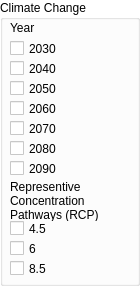
              <widget class="QGroupBox" name="groupBox_CC">
               <property name="palette">
                <palette>
                 <active>
                  <colorrole role="WindowText">
                   <brush brushstyle="SolidPattern">
                    <color alpha="255">
                     <red>0</red>
                     <green>0</green>
                     <blue>0</blue>
                    </color>
                   </brush>
                  </colorrole>
                  <colorrole role="Button">
                   <brush brushstyle="SolidPattern">
                    <color alpha="255">
                     <red>255</red>
                     <green>255</green>
                     <blue>255</blue>
                    </color>
                   </brush>
                  </colorrole>
                  <colorrole role="Light">
                   <brush brushstyle="SolidPattern">
                    <color alpha="255">
                     <red>255</red>
                     <green>255</green>
                     <blue>255</blue>
                    </color>
                   </brush>
                  </colorrole>
                  <colorrole role="Midlight">
                   <brush brushstyle="SolidPattern">
                    <color alpha="255">
                     <red>255</red>
                     <green>255</green>
                     <blue>255</blue>
                    </color>
                   </brush>
                  </colorrole>
                  <colorrole role="Dark">
                   <brush brushstyle="SolidPattern">
                    <color alpha="255">
                     <red>127</red>
                     <green>127</green>
                     <blue>127</blue>
                    </color>
                   </brush>
                  </colorrole>
                  <colorrole role="Mid">
                   <brush brushstyle="SolidPattern">
                    <color alpha="255">
                     <red>170</red>
                     <green>170</green>
                     <blue>170</blue>
                    </color>
                   </brush>
                  </colorrole>
                  <colorrole role="Text">
                   <brush brushstyle="SolidPattern">
                    <color alpha="255">
                     <red>0</red>
                     <green>0</green>
                     <blue>0</blue>
                    </color>
                   </brush>
                  </colorrole>
                  <colorrole role="BrightText">
                   <brush brushstyle="SolidPattern">
                    <color alpha="255">
                     <red>255</red>
                     <green>255</green>
                     <blue>255</blue>
                    </color>
                   </brush>
                  </colorrole>
                  <colorrole role="ButtonText">
                   <brush brushstyle="SolidPattern">
                    <color alpha="255">
                     <red>0</red>
                     <green>0</green>
                     <blue>0</blue>
                    </color>
                   </brush>
                  </colorrole>
                  <colorrole role="Base">
                   <brush brushstyle="SolidPattern">
                    <color alpha="255">
                     <red>255</red>
                     <green>255</green>
                     <blue>255</blue>
                    </color>
                   </brush>
                  </colorrole>
                  <colorrole role="Window">
                   <brush brushstyle="SolidPattern">
                    <color alpha="255">
                     <red>255</red>
                     <green>255</green>
                     <blue>255</blue>
                    </color>
                   </brush>
                  </colorrole>
                  <colorrole role="Shadow">
                   <brush brushstyle="SolidPattern">
                    <color alpha="255">
                     <red>0</red>
                     <green>0</green>
                     <blue>0</blue>
                    </color>
                   </brush>
                  </colorrole>
                  <colorrole role="AlternateBase">
                   <brush brushstyle="SolidPattern">
                    <color alpha="255">
                     <red>255</red>
                     <green>255</green>
                     <blue>255</blue>
                    </color>
                   </brush>
                  </colorrole>
                  <colorrole role="ToolTipBase">
                   <brush brushstyle="SolidPattern">
                    <color alpha="255">
                     <red>255</red>
                     <green>255</green>
                     <blue>220</blue>
                    </color>
                   </brush>
                  </colorrole>
                  <colorrole role="ToolTipText">
                   <brush brushstyle="SolidPattern">
                    <color alpha="255">
                     <red>0</red>
                     <green>0</green>
                     <blue>0</blue>
                    </color>
                   </brush>
                  </colorrole>
                 </active>
                 <inactive>
                  <colorrole role="WindowText">
                   <brush brushstyle="SolidPattern">
                    <color alpha="255">
                     <red>0</red>
                     <green>0</green>
                     <blue>0</blue>
                    </color>
                   </brush>
                  </colorrole>
                  <colorrole role="Button">
                   <brush brushstyle="SolidPattern">
                    <color alpha="255">
                     <red>255</red>
                     <green>255</green>
                     <blue>255</blue>
                    </color>
                   </brush>
                  </colorrole>
                  <colorrole role="Light">
                   <brush brushstyle="SolidPattern">
                    <color alpha="255">
                     <red>255</red>
                     <green>255</green>
                     <blue>255</blue>
                    </color>
                   </brush>
                  </colorrole>
                  <colorrole role="Midlight">
                   <brush brushstyle="SolidPattern">
                    <color alpha="255">
                     <red>255</red>
                     <green>255</green>
                     <blue>255</blue>
                    </color>
                   </brush>
                  </colorrole>
                  <colorrole role="Dark">
                   <brush brushstyle="SolidPattern">
                    <color alpha="255">
                     <red>127</red>
                     <green>127</green>
                     <blue>127</blue>
                    </color>
                   </brush>
                  </colorrole>
                  <colorrole role="Mid">
                   <brush brushstyle="SolidPattern">
                    <color alpha="255">
                     <red>170</red>
                     <green>170</green>
                     <blue>170</blue>
                    </color>
                   </brush>
                  </colorrole>
                  <colorrole role="Text">
                   <brush brushstyle="SolidPattern">
                    <color alpha="255">
                     <red>0</red>
                     <green>0</green>
                     <blue>0</blue>
                    </color>
                   </brush>
                  </colorrole>
                  <colorrole role="BrightText">
                   <brush brushstyle="SolidPattern">
                    <color alpha="255">
                     <red>255</red>
                     <green>255</green>
                     <blue>255</blue>
                    </color>
                   </brush>
                  </colorrole>
                  <colorrole role="ButtonText">
                   <brush brushstyle="SolidPattern">
                    <color alpha="255">
                     <red>0</red>
                     <green>0</green>
                     <blue>0</blue>
                    </color>
                   </brush>
                  </colorrole>
                  <colorrole role="Base">
                   <brush brushstyle="SolidPattern">
                    <color alpha="255">
                     <red>255</red>
                     <green>255</green>
                     <blue>255</blue>
                    </color>
                   </brush>
                  </colorrole>
                  <colorrole role="Window">
                   <brush brushstyle="SolidPattern">
                    <color alpha="255">
                     <red>255</red>
                     <green>255</green>
                     <blue>255</blue>
                    </color>
                   </brush>
                  </colorrole>
                  <colorrole role="Shadow">
                   <brush brushstyle="SolidPattern">
                    <color alpha="255">
                     <red>0</red>
                     <green>0</green>
                     <blue>0</blue>
                    </color>
                   </brush>
                  </colorrole>
                  <colorrole role="AlternateBase">
                   <brush brushstyle="SolidPattern">
                    <color alpha="255">
                     <red>255</red>
                     <green>255</green>
                     <blue>255</blue>
                    </color>
                   </brush>
                  </colorrole>
                  <colorrole role="ToolTipBase">
                   <brush brushstyle="SolidPattern">
                    <color alpha="255">
                     <red>255</red>
                     <green>255</green>
                     <blue>220</blue>
                    </color>
                   </brush>
                  </colorrole>
                  <colorrole role="ToolTipText">
                   <brush brushstyle="SolidPattern">
                    <color alpha="255">
                     <red>0</red>
                     <green>0</green>
                     <blue>0</blue>
                    </color>
                   </brush>
                  </colorrole>
                 </inactive>
                 <disabled>
                  <colorrole role="WindowText">
                   <brush brushstyle="SolidPattern">
                    <color alpha="255">
                     <red>127</red>
                     <green>127</green>
                     <blue>127</blue>
                    </color>
                   </brush>
                  </colorrole>
                  <colorrole role="Button">
                   <brush brushstyle="SolidPattern">
                    <color alpha="255">
                     <red>255</red>
                     <green>255</green>
                     <blue>255</blue>
                    </color>
                   </brush>
                  </colorrole>
                  <colorrole role="Light">
                   <brush brushstyle="SolidPattern">
                    <color alpha="255">
                     <red>255</red>
                     <green>255</green>
                     <blue>255</blue>
                    </color>
                   </brush>
                  </colorrole>
                  <colorrole role="Midlight">
                   <brush brushstyle="SolidPattern">
                    <color alpha="255">
                     <red>255</red>
                     <green>255</green>
                     <blue>255</blue>
                    </color>
                   </brush>
                  </colorrole>
                  <colorrole role="Dark">
                   <brush brushstyle="SolidPattern">
                    <color alpha="255">
                     <red>127</red>
                     <green>127</green>
                     <blue>127</blue>
                    </color>
                   </brush>
                  </colorrole>
                  <colorrole role="Mid">
                   <brush brushstyle="SolidPattern">
                    <color alpha="255">
                     <red>170</red>
                     <green>170</green>
                     <blue>170</blue>
                    </color>
                   </brush>
                  </colorrole>
                  <colorrole role="Text">
                   <brush brushstyle="SolidPattern">
                    <color alpha="255">
                     <red>127</red>
                     <green>127</green>
                     <blue>127</blue>
                    </color>
                   </brush>
                  </colorrole>
                  <colorrole role="BrightText">
                   <brush brushstyle="SolidPattern">
                    <color alpha="255">
                     <red>255</red>
                     <green>255</green>
                     <blue>255</blue>
                    </color>
                   </brush>
                  </colorrole>
                  <colorrole role="ButtonText">
                   <brush brushstyle="SolidPattern">
                    <color alpha="255">
                     <red>127</red>
                     <green>127</green>
                     <blue>127</blue>
                    </color>
                   </brush>
                  </colorrole>
                  <colorrole role="Base">
                   <brush brushstyle="SolidPattern">
                    <color alpha="255">
                     <red>255</red>
                     <green>255</green>
                     <blue>255</blue>
                    </color>
                   </brush>
                  </colorrole>
                  <colorrole role="Window">
                   <brush brushstyle="SolidPattern">
                    <color alpha="255">
                     <red>255</red>
                     <green>255</green>
                     <blue>255</blue>
                    </color>
                   </brush>
                  </colorrole>
                  <colorrole role="Shadow">
                   <brush brushstyle="SolidPattern">
                    <color alpha="255">
                     <red>0</red>
                     <green>0</green>
                     <blue>0</blue>
                    </color>
                   </brush>
                  </colorrole>
                  <colorrole role="AlternateBase">
                   <brush brushstyle="SolidPattern">
                    <color alpha="255">
                     <red>255</red>
                     <green>255</green>
                     <blue>255</blue>
                    </color>
                   </brush>
                  </colorrole>
                  <colorrole role="ToolTipBase">
                   <brush brushstyle="SolidPattern">
                    <color alpha="255">
                     <red>255</red>
                     <green>255</green>
                     <blue>220</blue>
                    </color>
                   </brush>
                  </colorrole>
                  <colorrole role="ToolTipText">
                   <brush brushstyle="SolidPattern">
                    <color alpha="255">
                     <red>0</red>
                     <green>0</green>
                     <blue>0</blue>
                    </color>
                   </brush>
                  </colorrole>
                 </disabled>
                </palette>
               </property>
               <property name="autoFillBackground">
                <bool>true</bool>
               </property>
               <property name="title">
                <string>Climate Change</string>
               </property>
               <widget class="QCheckBox" name="checkBox_2030">
                <property name="geometry">
                 <rect>
                  <x>10</x>
                  <y>40</y>
                  <width>70</width>
                  <height>17</height>
                 </rect>
                </property>
                <property name="text">
                 <string>2030</string>
                </property>
               </widget>
               <widget class="QCheckBox" name="checkBox_2040">
                <property name="geometry">
                 <rect>
                  <x>10</x>
                  <y>60</y>
                  <width>70</width>
                  <height>17</height>
                 </rect>
                </property>
                <property name="text">
                 <string>2040</string>
                </property>
               </widget>
               <widget class="QCheckBox" name="checkBox_2050">
                <property name="geometry">
                 <rect>
                  <x>10</x>
                  <y>80</y>
                  <width>70</width>
                  <height>17</height>
                 </rect>
                </property>
                <property name="text">
                 <string>2050</string>
                </property>
               </widget>
               <widget class="QCheckBox" name="checkBox_2060">
                <property name="geometry">
                 <rect>
                  <x>10</x>
                  <y>100</y>
                  <width>70</width>
                  <height>17</height>
                 </rect>
                </property>
                <property name="text">
                 <string>2060</string>
                </property>
               </widget>
               <widget class="QCheckBox" name="checkBox_2070">
                <property name="geometry">
                 <rect>
                  <x>10</x>
                  <y>120</y>
                  <width>70</width>
                  <height>17</height>
                 </rect>
                </property>
                <property name="text">
                 <string>2070</string>
                </property>
               </widget>
               <widget class="QCheckBox" name="checkBox_2080">
                <property name="geometry">
                 <rect>
                  <x>10</x>
                  <y>140</y>
                  <width>70</width>
                  <height>17</height>
                 </rect>
                </property>
                <property name="text">
                 <string>2080</string>
                </property>
               </widget>
               <widget class="QCheckBox" name="checkBox_2090">
                <property name="geometry">
                 <rect>
                  <x>10</x>
                  <y>160</y>
                  <width>70</width>
                  <height>17</height>
                 </rect>
                </property>
                <property name="text">
                 <string>2090</string>
                </property>
               </widget>
               <widget class="QLabel" name="label_7">
                <property name="geometry">
                 <rect>
                  <x>10</x>
                  <y>180</y>
                  <width>121</width>
                  <height>41</height>
                 </rect>
                </property>
                <property name="frameShape">
                 <enum>QFrame::NoFrame</enum>
                </property>
                <property name="text">
                 <string>Representive Concentration Pathways (RCP)</string>
                </property>
                <property name="wordWrap">
                 <bool>true</bool>
                </property>
               </widget>
               <widget class="QLabel" name="label_6">
                <property name="geometry">
                 <rect>
                  <x>10</x>
                  <y>20</y>
                  <width>81</width>
                  <height>16</height>
                 </rect>
                </property>
                <property name="frameShape">
                 <enum>QFrame::NoFrame</enum>
                </property>
                <property name="text">
                 <string>Year</string>
                </property>
               </widget>
               <widget class="QCheckBox" name="checkBox_45rcp">
                <property name="geometry">
                 <rect>
                  <x>10</x>
                  <y>220</y>
                  <width>70</width>
                  <height>17</height>
                 </rect>
                </property>
                <property name="text">
                 <string>4.5</string>
                </property>
               </widget>
               <widget class="QCheckBox" name="checkBox_6rcp">
                <property name="geometry">
                 <rect>
                  <x>10</x>
                  <y>240</y>
                  <width>70</width>
                  <height>17</height>
                 </rect>
                </property>
                <property name="text">
                 <string>6</string>
                </property>
               </widget>
               <widget class="QCheckBox" name="checkBox_85rcp">
                <property name="geometry">
                 <rect>
                  <x>10</x>
                  <y>260</y>
                  <width>70</width>
                  <height>17</height>
                 </rect>
                </property>
                <property name="text">
                 <string>8.5</string>
                </property>
               </widget>
              </widget>
